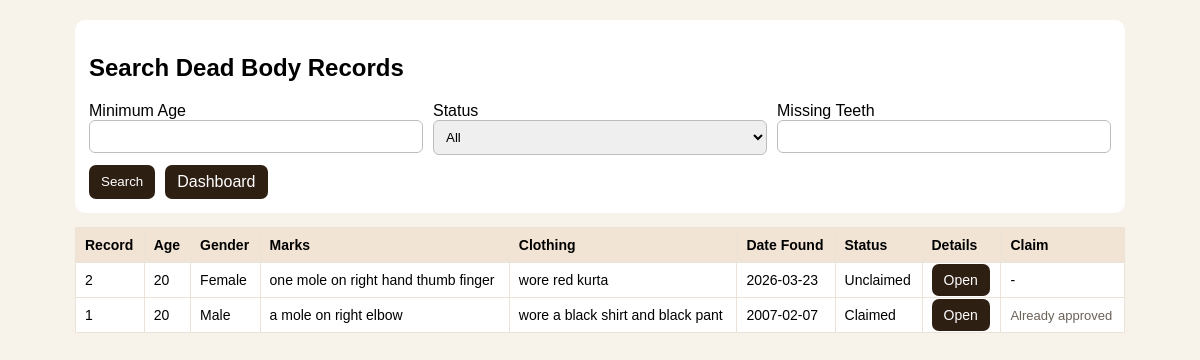
The app's page /search_body with its own data.
### DeadBody Management and Tracking/app.py (models this page shows)
class DeadBody(db.Model):
    body_id = db.Column(db.Integer, primary_key=True)
    tag_number = db.Column(db.String(40), unique=True, nullable=False)
    gender = db.Column(db.String(20), nullable=False)
    approx_age = db.Column(db.Integer)
    height = db.Column(db.String(20))
    body_build = db.Column(db.String(20))
    complexion = db.Column(db.String(20))
    identifying_marks = db.Column(db.String(250))
    clothing_description = db.Column(db.String(250))
    missing_teeth = db.Column(db.Integer)
    dental_notes = db.Column(db.String(250))
    date_found = db.Column(db.Date, nullable=False, default=date.today)
    found_location = db.Column(db.String(150), nullable=False)
    registered_by = db.Column(db.String(120), nullable=False)
    status = db.Column(db.String(30), nullable=False, default="Unclaimed")
    cremation_date = db.Column(db.Date)
    death_certificate = db.Column(db.String(120))

### DeadBody Management and Tracking/app.py (the view, shortened to what this page needs)
@app.route("/search_body", methods=["GET"])
def search_body():
    age = request.args.get("age", "").strip()
    status = request.args.get("status", "").strip()
    teeth = request.args.get("teeth", "").strip()
    query = DeadBody.query
    if status:
        if status in {"Unclaimed", "Claimed", "Cremated"}:
            query = query.filter_by(status=status)
        else:
            flash("Invalid status filter ignored.", "error")
    results = query.order_by(DeadBody.body_id.desc()).all()
    pending_claim_body_ids = set()
    user_claim_body_ids = set()
    role = current_role_name()
    if results:
        body_ids = [body.body_id for body in results]
        pending_claim_body_ids = {
            row[0]
            for row in db.session.query(ClaimRequest.body_id)
            .filter(ClaimRequest.body_id.in_(body_ids), ClaimRequest.status == "Pending")
            .all()
        }
    return render_template(
        "search_body.html",
        results=results,
        selected_status=status,
        pending_claim_body_ids=pending_claim_body_ids,
        user_claim_body_ids=user_claim_body_ids,
        role=role,
    )

### DeadBody Management and Tracking/app.py (called while the page is built)
def get_or_create_csrf_token():
    token = session.get("csrf_token")
    if not token:
        token = secrets.token_urlsafe(32)
        session["csrf_token"] = token
    return token

@app.context_processor
def inject_csrf_token():
    return {"csrf_token": get_or_create_csrf_token()}

@app.before_request
def csrf_protect():
    if request.method != "POST":
        return
    token_in_session = session.get("csrf_token")
    token_from_form = request.form.get("csrf_token")
    if not token_in_session or not token_from_form or token_in_session != token_from_form:
        flash("Invalid CSRF token. Refresh and try again.", "error")
        return redirect(request.referrer or url_for("home_page"))

def current_role_name():
    role_name = session.get("role_name")
    if role_name:
        return role_name
    role_id = session.get("fk_r_id")
    if not role_id:
        return None
    role = Role.query.get(role_id)
    if role:
        session["role_name"] = role.rolename
        return role.rolename
    return None

### DeadBody Management and Tracking/templates/search_body.html (shortened to what this page needs)
<!DOCTYPE html>
<html lang="en">
<head>
</head>
<body>
    <div class="wrap">
        <div class="panel">
            <h2>Search Dead Body Records</h2>
            <form method="get" action="/search_body">
                <div class="grid">
                    <div>
                        <label>Minimum Age</label>
                        <input type="number" name="age" value="{{ request.args.get('age', '') }}">
                    </div>
                    <div>
                        <label>Status</label>
                        <select name="status">
                            <option value="" {% if selected_status == "" %}selected{% endif %}>All</option>
                        </select>
                    </div>
                    <div>
                        <label>Missing Teeth</label>
                        <input type="number" name="teeth" value="{{ request.args.get('teeth', '') }}">
                    </div>
                </div>
                <div style="margin-top: 10px; display: flex; gap: 10px;">
                    <button class="btn" type="submit">Search</button>
                    <a class="btn" href="/dashboard">Dashboard</a>
                </div>
            </form>
        </div>
        <table>
            <tr>
                <th>Record</th>
                <th>Age</th>
                <th>Gender</th>
                <th>Marks</th>
                <th>Clothing</th>
                <th>Date Found</th>
                <th>Status</th>
                <th>Details</th>
                <th>Claim</th>
            </tr>
            {% for body in results %}
            <tr>
                <td>{{ body.body_id }}</td>
                <td>{{ body.approx_age or "-" }}</td>
                <td>{{ body.gender }}</td>
                <td>{{ body.identifying_marks or "-" }}</td>
                <td>{{ body.clothing_description or "-" }}</td>
                <td>{{ body.date_found }}</td>
                <td>{{ body.status }}</td>
                <td><a class="btn" href="/body/{{ body.body_id }}">Open</a></td>
                <td>
                    {% if role not in ["Admin", "Nurse", "Police"] and body.status == "Unclaimed" and body.body_id not in pending_claim_body_ids and (role != "Public" or body.body_id not in user_claim_body_ids) %}
                    <a class="btn" href="/claim/{{ body.body_id }}">Claim</a>
                    {% elif role == "Public" and body.body_id in pending_claim_body_ids %}
                    <span class="muted">Pending admin approval</span>
                    {% elif role == "Public" and body.body_id in user_claim_body_ids %}
                    <span class="muted">Claim already submitted</span>
                    {% elif body.status == "Claimed" %}
                    <span class="muted">Already approved</span>
                    {% elif body.status == "Cremated" %}
                    <span class="muted">Not available</span>
                    {% else %}
                    -
                    {% endif %}
                </td>
            </tr>
            {% endfor %}
        </table>
    </div>
</body>
</html>

### DeadBody Management and Tracking/templates/search_body.html (style rules this page uses)
body { font-family: Arial, sans-serif; background: #f7f2ea; margin: 0; }
.wrap { max-width: 1050px; margin: 20px auto; padding: 0 16px; }
.panel { background: #fff; border-radius: 10px; padding: 14px; margin-bottom: 14px; }
.grid { display: grid; grid-template-columns: repeat(auto-fit, minmax(150px, 1fr)); gap: 10px; }
input, select { width: 100%; border: 1px solid #bdbdbd; border-radius: 6px; padding: 8px; box-sizing: border-box; }
table { width: 100%; border-collapse: collapse; background: #fff; }
th, td { border: 1px solid #ece3d8; padding: 9px; text-align: left; vertical-align: top; font-size: 14px; }
th { background: #f1e4d4; }
.btn { background: #2e1f13; color: #fff; border: 0; border-radius: 7px; padding: 8px 12px; text-decoration: none; cursor: pointer; }
.muted { color: #6b6258; font-size: 13px; }

### records on screen
DeadBody: body_id "2", approx_age "20", gender "Female", identifying_marks "one mole on right hand thumb finger", clothing_description "wore red kurta", date_found "2026-03-23", status "Unclaimed"
DeadBody: body_id "1", approx_age "20", gender "Male", identifying_marks "a mole on right elbow", clothing_description "wore a black shirt and black pant", date_found "2007-02-07", status "Claimed", shows "Already approved"
